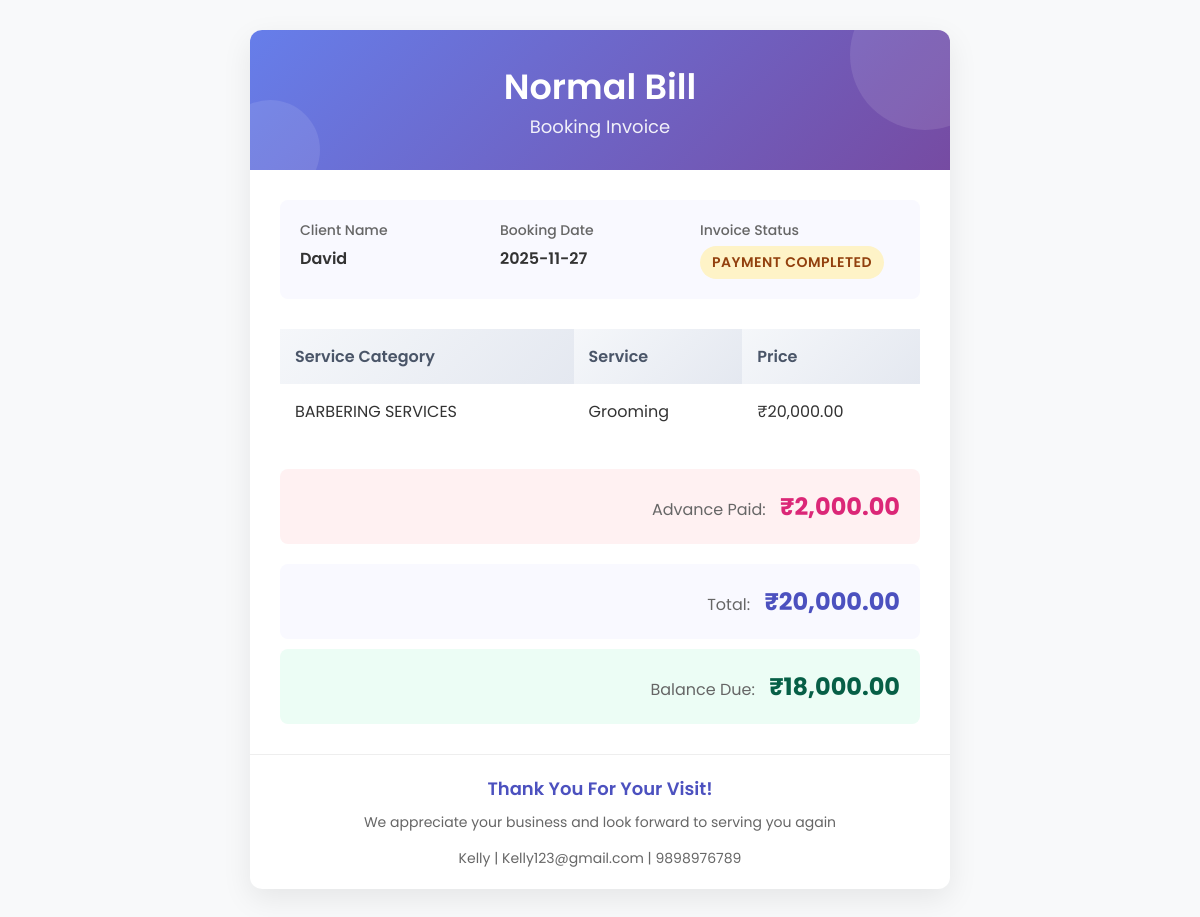
The app's page /Saloon/bill.php?bid=11 (signed in) with its own data.
### tables this page shows
CREATE TABLE `tbl_booking` (
  `booking_id` int(11) NOT NULL,
  `booking_date` varchar(40) NOT NULL,
  `booking_todate` varchar(40) NOT NULL,
  `user_id` int(11) NOT NULL,
  `booking_status` int(11) NOT NULL DEFAULT 0,
  `booking_amount` int(11) NOT NULL,
  `booking_total_amount` int(11) NOT NULL
);

CREATE TABLE `tbl_user` (
  `user_id` int(11) NOT NULL,
  `user_name` varchar(15) NOT NULL,
  `user_email` varchar(30) NOT NULL,
  `user_contact` varchar(30) NOT NULL,
  `user_password` varchar(30) NOT NULL,
  `user_photo` varchar(100) NOT NULL,
  `user_status` int(11) NOT NULL DEFAULT 0,
  `place_id` int(11) NOT NULL
);

CREATE TABLE `tbl_requirements` (
  `requirements_id` int(11) NOT NULL,
  `salooncategory_id` int(11) NOT NULL,
  `booking_id` int(11) NOT NULL,
  `slot_id` int(11) NOT NULL
);

CREATE TABLE `tbl_category` (
  `category_id` int(11) NOT NULL,
  `category_name` varchar(40) NOT NULL,
  `category_status` int(11) NOT NULL DEFAULT 1
);

CREATE TABLE `tbl_subcategory` (
  `subcat_id` int(11) NOT NULL,
  `subcat_name` varchar(40) NOT NULL,
  `category_id` int(11) NOT NULL,
  `subcategory_status` int(11) NOT NULL DEFAULT 1
);

CREATE TABLE `tbl_salooncategory` (
  `salooncategory_id` int(11) NOT NULL,
  `salooncategory_amount` int(11) NOT NULL,
  `subcategory_id` int(11) NOT NULL,
  `saloon_id` int(11) NOT NULL
);

CREATE TABLE `tbl_saloon` (
  `saloon_id` int(11) NOT NULL,
  `saloon_name` varchar(30) NOT NULL,
  `saloon_email` varchar(100) NOT NULL,
  `saloon_contact` varchar(30) NOT NULL,
  `saloon_password` varchar(30) NOT NULL,
  `saloon_address` varchar(40) NOT NULL,
  `saloon_logo` varchar(100) NOT NULL,
  `saloon_proof` varchar(100) NOT NULL,
  `saloon_status` int(11) NOT NULL DEFAULT 0,
  `place_id` int(11) NOT NULL,
  `saloon_ownername` varchar(30) NOT NULL,
  `saloon_gstno` varchar(100) NOT NULL,
  `saloon_doj` date NOT NULL,
  `saloon_reason` varchar(200) NOT NULL
);

### Saloon/bill.php (the view, shortened to what this page needs)
<?php
include("../Assets/Connection/Connection.php");
	?>
<!DOCTYPE html PUBLIC "-//W3C//DTD XHTML 1.0 Transitional//EN" "http://www.w3.org/TR/xhtml1/DTD/xhtml1-transitional.dtd">
<html xmlns="http://www.w3.org/1999/xhtml">
<head>
</head>
<body onLoad="calculate()">
<?php
$sel="select * from tbl_booking b inner join tbl_user u on b.user_id=u.user_id INNER JOIN tbl_requirements r on b.booking_id=r.booking_id inner join tbl_salooncategory s on r.salooncategory_id=s.salooncategory_id inner join tbl_saloon n on s.saloon_id=n.saloon_id where b.booking_id='".$_GET['bid']."'";
  $row = $con->query($sel);
  $data = $row->fetch_assoc();
?>
  <div class="invoice-container">
    <div class="invoice-header">
      <div class="decoration dec-1"></div>
      <div class="decoration dec-2"></div>
      <div class="title">Normal Bill</div>
      <div class="invoice-title">Booking Invoice</div>
    </div>
    <div class="invoice-body">
      <div class="client-info">
        <div class="info-block">
          <div class="info-label">Client Name</div>
          <div class="info-value"><?php echo $data['user_name']; ?></div>
        </div>
        <div class="info-block">
          <div class="info-label">Booking Date</div>
          <div class="info-value"><?php echo $data["booking_todate"]; ?></div>
        </div>
        <div class="info-block">
          <div class="info-label">Invoice Status</div>
          <div class="status-badge <?php echo ($data['booking_status'] == 2) ? 'status-paid' : 'status-pending'; ?>">
          <?php
          if($data['booking_status'] == 2)
          {
			  echo "Advance Paid";
		  }
		  else if($data['booking_status'] == 3)
		  {
			  echo "Payment Completed";
		  }
		  ?>
          </div>
        </div>
      </div>
      <table class="services-table">
        <thead>
          <tr>
            <th>Service Category</th>
            <th>Service</th>
            <th>Price</th>
          </tr>
        </thead>
        <tbody>
          <?php
          $scl = "select * from tbl_requirements r
                  inner join tbl_salooncategory s on r.salooncategory_id=s.salooncategory_id
                  inner join tbl_saloon n on s.saloon_id=n.saloon_id
                  inner join tbl_subcategory b on s.subcategory_id=b.subcat_id
                  inner join tbl_category c on b.category_id=c.category_id
                  inner join tbl_slot t on r.slot_id=t.slot_id
                  where booking_id='".$data['booking_id']."'";
          $roww = $con->query($scl);
          while($rdata = $roww->fetch_assoc()) {
          ?>
          <tr>
            <td><?php echo $rdata["category_name"];?></td>
            <td><?php echo $rdata["subcat_name"];?></td>
            <td class="amount">₹<?php echo number_format($rdata["salooncategory_amount"], 2);?></td>
          </tr>
          <?php } ?>
        </tbody>
      </table>
      <div class="total-section" style="margin-top: 10px; background: #fff1f2;">
        <span class="total-label">Advance Paid:</span>
        <span class="total-amount" style="color: #db2777;" id="advance-amt">₹<?php echo number_format($data["booking_amount"], 2); ?></span>
      </div>
      <div class="total-section">
        <span class="total-label">Total:</span>
        <span class="total-amount" id="subtotal-amt">₹</span>
      </div>
      <div class="total-section" style="margin-top: 10px; background: #ecfdf5;">
        <span class="total-label">Balance Due:</span>
        <span class="total-amount" style="color: #065f46;" id="balance-amt">₹</span>
      </div>
    </div>
    <div class="invoice-footer">
      <div class="thank-you">Thank You For Your Visit!</div>
      <div>We appreciate your business and look forward to serving you again</div>
      <div class="contact-info">
        <?php echo $data["saloon_name"]; ?> | <?php echo $data["saloon_email"]; ?> | <?php echo $data["saloon_contact"]; ?>
      </div>
    </div>
  </div>
</body>
</html>

### Saloon/bill.php (style rules this page uses)
body { font-family: 'Poppins', sans-serif; background-color: #f8f9fa; margin: 0; padding: 0; color: #333; }
.invoice-container { max-width: 700px; margin: 30px auto; background: #ffffff; box-shadow: 0 10px 30px rgba(0, 0, 0, 0.08); border-radius: 12px; overflow: hidden; }
.invoice-header { background: linear-gradient(135deg, #667eea 0%, #764ba2 100%); color: white; padding: 30px; text-align: center; position: relative; }
.invoice-header::after { content: ""; position: absolute; bottom: -20px; left: 0; right: 0; height: 20px; background: #fff; border-radius: 0 0 12px 12px; }
.title { font-size: 35px; opacity: 2.0; font-weight: 600; }
.invoice-title { font-size: 18px; opacity: 0.9; font-weight: 400; }
.invoice-body { padding: 30px; }
.client-info { display: flex; justify-content: space-between; margin-bottom: 30px; background: #f9f9ff; padding: 20px; border-radius: 8px; }
.info-block { flex: 1; }
.info-label { font-size: 14px; color: #666; margin-bottom: 5px; font-weight: 500; }
.info-value { font-size: 16px; font-weight: 600; }
.status-badge { display: inline-block; padding: 6px 12px; border-radius: 20px; font-size: 14px; font-weight: 600; text-transform: uppercase; letter-spacing: 0.5px; }
.status-pending { background-color: #fef3c7; color: #92400e; }
.services-table { width: 100%; border-collapse: separate; border-spacing: 0; margin: 30px 0; }
.services-table thead th { background: linear-gradient(135deg, #f5f7fa 0%, #e4e8f0 100%); color: #4a5568; padding: 15px; text-align: left; font-weight: 600; border: none; }
.services-table tbody td { padding: 15px; border-bottom: 1px solid #edf2f7; vertical-align: middle; }
.services-table tbody tr:last-child td { border-bottom: none; }
.total-section { background: #f9f9ff; padding: 20px; border-radius: 8px; text-align: right; margin-top: 20px; }
.total-label { font-size: 16px; color: #666; margin-right: 10px; }
.total-amount { font-size: 24px; font-weight: 700; color: #4c51bf; }
.invoice-footer { text-align: center; padding: 20px; border-top: 1px solid #eee; color: #666; font-size: 14px; }
.thank-you { font-size: 18px; color: #4c51bf; margin-bottom: 10px; font-weight: 600; }
.contact-info { margin-top: 15px; font-size: 14px; }
.decoration { position: absolute; width: 150px; height: 150px; border-radius: 50%; background: rgba(255,255,255,0.1); }
.dec-1 { top: -50px; right: -50px; }
.dec-2 { bottom: -30px; left: -30px; width: 100px; height: 100px; }

### records on screen
tbl_booking: user.user_name "David", booking_todate "2025-11-27", booking_amount "2,000.00", tbl_saloon.saloon_name "Kelly", tbl_saloon.saloon_email "Kelly123@gmail.com", tbl_saloon.saloon_contact "9898976789"
tbl_requirements: tbl_category.category_name "BARBERING SERVICES", tbl_subcategory.subcat_name "Grooming", salooncategory.salooncategory_amount "20,000.00"
